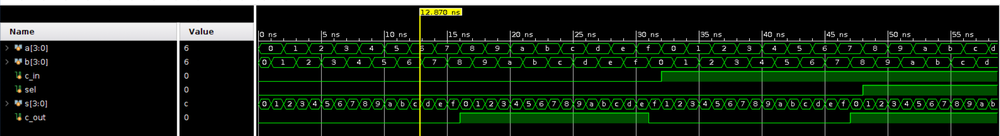
#> input picture adder.png, 1000 x 136 px, shrunk from 2780 x 378 before the run
$ python convert.py adder.png   (older library calls are emulated)
#> lines starting #> are read from the running program, lines starting #| are printed output that depends on the picture
#!/usr/bin/env python3
from PIL import Image
import sys
import numpy as np
import scipy.misc

diff = 2
im = Image.open(sys.argv[1])
#> im is the input picture: PIL image 1000x136 RGBA; mean R, G, B, A 25.3, 39.9, 24.6, 255
data = im.load()
(width, height) = (im.size[0], im.size[1])
#> width = 1000; height = 136

rgb = np.zeros((width, height, 3), dtype=np.uint8)
for i in range(width):
    for j in range(height):
        r, g, b, _ = data[i, j]
        rgb[i][j][0] = r
        rgb[i][j][1] = g
        rgb[i][j][2] = b
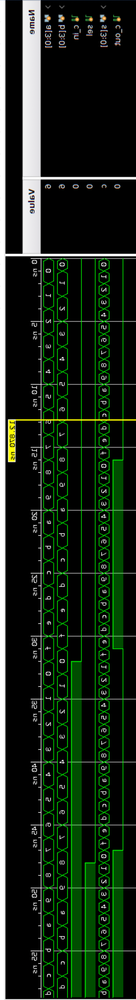
#> rgb: shape (1000, 136, 3); mean of channels 0, 1, 2 25.3, 39.9, 24.6; drawn as R, G, B

new_rgb = np.zeros((height, width - 2 * diff, 3), dtype=np.uint8)
for i in range(width - 2*diff):
    for j in range(height):
        new_rgb[j][i][0] = rgb[i][j][0]
        new_rgb[j][i][1] = rgb[i+2*diff][j][1]
        new_rgb[j][i][2] = rgb[i+2*diff][j][2]
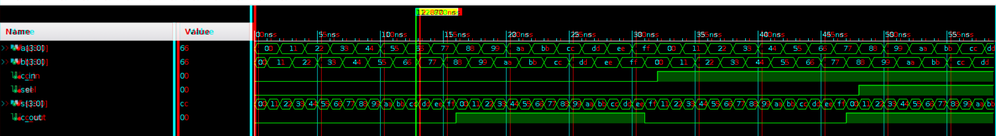
#> new_rgb: shape (136, 996, 3); mean of channels 0, 1, 2 25.2, 39.9, 24.5; drawn as R, G, B

scipy.misc.imsave('output.png', new_rgb)
